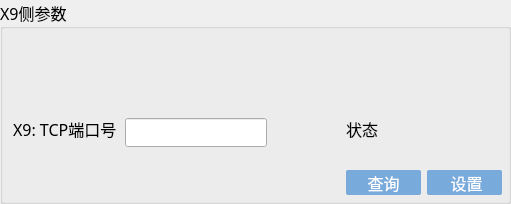
             <widget class="QGroupBox" name="groupBox_3">
              <property name="font">
               <font>
                <family>Microsoft YaHei</family>
                <pointsize>12</pointsize>
               </font>
              </property>
              <property name="styleSheet">
               <string notr="true">QGroupBox{
	color: &quot;#2e4a66&quot;;
}</string>
              </property>
              <property name="title">
               <string>X9侧参数</string>
              </property>
              <widget class="QPushButton" name="button_x9_set">
               <property name="geometry">
                <rect>
                 <x>427</x>
                 <y>170</y>
                 <width>75</width>
                 <height>25</height>
                </rect>
               </property>
               <property name="sizePolicy">
                <sizepolicy hsizetype="Fixed" vsizetype="Fixed">
                 <horstretch>20</horstretch>
                 <verstretch>0</verstretch>
                </sizepolicy>
               </property>
               <property name="minimumSize">
                <size>
                 <width>60</width>
                 <height>0</height>
                </size>
               </property>
               <property name="maximumSize">
                <size>
                 <width>16777215</width>
                 <height>16777215</height>
                </size>
               </property>
               <property name="font">
                <font>
                 <family>Microsoft YaHei</family>
                 <pointsize>12</pointsize>
                </font>
               </property>
               <property name="styleSheet">
                <string notr="true">QPushButton{

        border-radius: 2px;

        border: none;

        width: 75px;

        height: 25px;
        background-color:rgb(0,0,0,0);

}

QPushButton:enabled {

        background: rgb(120, 170, 220);

        color: white;

}

QPushButton:!enabled {

        background: rgb(180, 180, 180);

        color: white;

}

QPushButton:enabled:hover{

        background: rgb(100, 160, 220);

}

QPushButton:enabled:pressed{

        background: rgb(0, 78, 161);

}

 

QPushButton#blueButton {

        color: white;

}

QPushButton#blueButton:enabled {

        background: rgb(0, 78, 161);

        color: white;

}

QPushButton:!enabled {

        background: rgb(180, 180, 180);

        color: white;

}

QPushButton#blueButton:enabled:hover {

        background: rgb(2, 65, 132);

}

QPushButton#blueButton:enabled:pressed {

        background: rgb(6, 94, 187);

}</string>
               </property>
               <property name="text">
                <string> 设置</string>
               </property>
              </widget>
              <widget class="QLabel" name="label_22">
               <property name="geometry">
                <rect>
                 <x>13</x>
                 <y>118</y>
                 <width>106</width>
                 <height>21</height>
                </rect>
               </property>
               <property name="minimumSize">
                <size>
                 <width>0</width>
                 <height>0</height>
                </size>
               </property>
               <property name="maximumSize">
                <size>
                 <width>160</width>
                 <height>16777215</height>
                </size>
               </property>
               <property name="font">
                <font>
                 <family>Microsoft YaHei</family>
                 <pointsize>12</pointsize>
                </font>
               </property>
               <property name="styleSheet">
                <string notr="true">QLabel
{
color: &quot;#2e4a66&quot;;
}</string>
               </property>
               <property name="text">
                <string>X9: TCP端口号</string>
               </property>
              </widget>
              <widget class="QLineEdit" name="lineEdit_x9_tcp_port">
               <property name="geometry">
                <rect>
                 <x>125</x>
                 <y>118</y>
                 <width>142</width>
                 <height>29</height>
                </rect>
               </property>
               <property name="minimumSize">
                <size>
                 <width>0</width>
                 <height>27</height>
                </size>
               </property>
               <property name="maximumSize">
                <size>
                 <width>16777215</width>
                 <height>30</height>
                </size>
               </property>
               <property name="font">
                <font>
                 <family>微软雅黑</family>
                 <pointsize>12</pointsize>
                </font>
               </property>
               <property name="styleSheet">
                <string notr="true"/>
               </property>
              </widget>
              <widget class="QPushButton" name="button_x9_query">
               <property name="geometry">
                <rect>
                 <x>346</x>
                 <y>170</y>
                 <width>75</width>
                 <height>25</height>
                </rect>
               </property>
               <property name="sizePolicy">
                <sizepolicy hsizetype="Fixed" vsizetype="Fixed">
                 <horstretch>20</horstretch>
                 <verstretch>0</verstretch>
                </sizepolicy>
               </property>
               <property name="minimumSize">
                <size>
                 <width>60</width>
                 <height>0</height>
                </size>
               </property>
               <property name="font">
                <font>
                 <family>Microsoft YaHei</family>
                 <pointsize>12</pointsize>
                </font>
               </property>
               <property name="styleSheet">
                <string notr="true">QPushButton{

        border-radius: 2px;

        border: none;

        width: 75px;

        height: 25px;
        background-color:rgb(0,0,0,0);

}

QPushButton:enabled {

        background: rgb(120, 170, 220);

        color: white;

}

QPushButton:!enabled {

        background: rgb(180, 180, 180);

        color: white;

}

QPushButton:enabled:hover{

        background: rgb(100, 160, 220);

}

QPushButton:enabled:pressed{

        background: rgb(0, 78, 161);

}

 

QPushButton#blueButton {

        color: white;

}

QPushButton#blueButton:enabled {

        background: rgb(0, 78, 161);

        color: white;

}

QPushButton:!enabled {

        background: rgb(180, 180, 180);

        color: white;

}

QPushButton#blueButton:enabled:hover {

        background: rgb(2, 65, 132);

}

QPushButton#blueButton:enabled:pressed {

        background: rgb(6, 94, 187);

}</string>
               </property>
               <property name="text">
                <string>查询</string>
               </property>
              </widget>
              <widget class="QLabel" name="label_x9_man_feedback">
               <property name="geometry">
                <rect>
                 <x>346</x>
                 <y>118</y>
                 <width>32</width>
                 <height>21</height>
                </rect>
               </property>
               <property name="sizePolicy">
                <sizepolicy hsizetype="Minimum" vsizetype="Preferred">
                 <horstretch>0</horstretch>
                 <verstretch>0</verstretch>
                </sizepolicy>
               </property>
               <property name="minimumSize">
                <size>
                 <width>0</width>
                 <height>0</height>
                </size>
               </property>
               <property name="maximumSize">
                <size>
                 <width>200</width>
                 <height>16777215</height>
                </size>
               </property>
               <property name="font">
                <font>
                 <family>Microsoft YaHei</family>
                 <pointsize>12</pointsize>
                </font>
               </property>
               <property name="styleSheet">
                <string notr="true">QLabel
{
color: &quot;#2e4a66&quot;;
}</string>
               </property>
               <property name="text">
                <string>状态</string>
               </property>
               <property name="alignment">
                <set>Qt::AlignCenter</set>
               </property>
              </widget>
             </widget>
